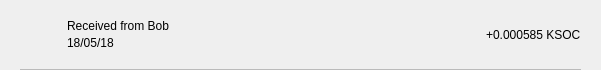
<?xml version="1.0" encoding="UTF-8"?>
<ui version="4.0">
 <class>TxRow</class>
 <widget class="QWidget" name="TxRow">
  <property name="geometry">
   <rect>
    <x>0</x>
    <y>0</y>
    <width>601</width>
    <height>70</height>
   </rect>
  </property>
  <property name="minimumSize">
   <size>
    <width>0</width>
    <height>40</height>
   </size>
  </property>
  <property name="windowTitle">
   <string>Form</string>
  </property>
  <layout class="QVBoxLayout" name="verticalLayout_3">
   <property name="spacing">
    <number>0</number>
   </property>
   <property name="leftMargin">
    <number>0</number>
   </property>
   <property name="topMargin">
    <number>0</number>
   </property>
   <property name="rightMargin">
    <number>0</number>
   </property>
   <property name="bottomMargin">
    <number>0</number>
   </property>
   <item>
    <widget class="QWidget" name="rowContainer" native="true">
     <layout class="QVBoxLayout" name="verticalLayout_2">
      <property name="spacing">
       <number>9</number>
      </property>
      <property name="leftMargin">
       <number>20</number>
      </property>
      <property name="topMargin">
       <number>9</number>
      </property>
      <property name="rightMargin">
       <number>20</number>
      </property>
      <property name="bottomMargin">
       <number>0</number>
      </property>
      <item>
       <widget class="QFrame" name="frame">
        <property name="styleSheet">
         <string notr="true">border:none;</string>
        </property>
        <property name="frameShape">
         <enum>QFrame::StyledPanel</enum>
        </property>
        <property name="frameShadow">
         <enum>QFrame::Raised</enum>
        </property>
        <layout class="QHBoxLayout" name="horizontalLayout" stretch="0,2,0">
         <property name="leftMargin">
          <number>0</number>
         </property>
         <property name="topMargin">
          <number>0</number>
         </property>
         <property name="rightMargin">
          <number>0</number>
         </property>
         <property name="bottomMargin">
          <number>0</number>
         </property>
         <item>
          <widget class="QPushButton" name="icon">
           <property name="focusPolicy">
            <enum>Qt::NoFocus</enum>
           </property>
           <property name="styleSheet">
            <string notr="true">border:none;</string>
           </property>
           <property name="text">
            <string/>
           </property>
           <property name="iconSize">
            <size>
             <width>28</width>
             <height>28</height>
            </size>
           </property>
          </widget>
         </item>
         <item>
          <layout class="QVBoxLayout" name="verticalLayout">
           <property name="spacing">
            <number>3</number>
           </property>
           <property name="leftMargin">
            <number>9</number>
           </property>
           <item>
            <widget class="QLabel" name="lblAddress">
             <property name="styleSheet">
              <string notr="true"/>
             </property>
             <property name="text">
              <string>Received from Bob</string>
             </property>
             <property name="alignment">
              <set>Qt::AlignBottom|Qt::AlignLeading|Qt::AlignLeft</set>
             </property>
            </widget>
           </item>
           <item>
            <widget class="QLabel" name="lblDate">
             <property name="styleSheet">
              <string notr="true"/>
             </property>
             <property name="text">
              <string>18/05/18</string>
             </property>
             <property name="alignment">
              <set>Qt::AlignLeading|Qt::AlignLeft|Qt::AlignTop</set>
             </property>
            </widget>
           </item>
          </layout>
         </item>
         <item>
          <widget class="QLabel" name="lblAmount">
           <property name="styleSheet">
            <string notr="true"/>
           </property>
           <property name="text">
            <string>+0.000585 KSOC</string>
           </property>
          </widget>
         </item>
        </layout>
       </widget>
      </item>
      <item>
       <widget class="QLabel" name="lblDivisory">
        <property name="minimumSize">
         <size>
          <width>0</width>
          <height>1</height>
         </size>
        </property>
        <property name="maximumSize">
         <size>
          <width>16777215</width>
          <height>1</height>
         </size>
        </property>
        <property name="styleSheet">
         <string notr="true">background-color:#bababa;</string>
        </property>
        <property name="text">
         <string/>
        </property>
        <property name="alignment">
         <set>Qt::AlignBottom|Qt::AlignLeading|Qt::AlignLeft</set>
        </property>
       </widget>
      </item>
     </layout>
    </widget>
   </item>
  </layout>
 </widget>
 <resources/>
 <connections/>
</ui>
